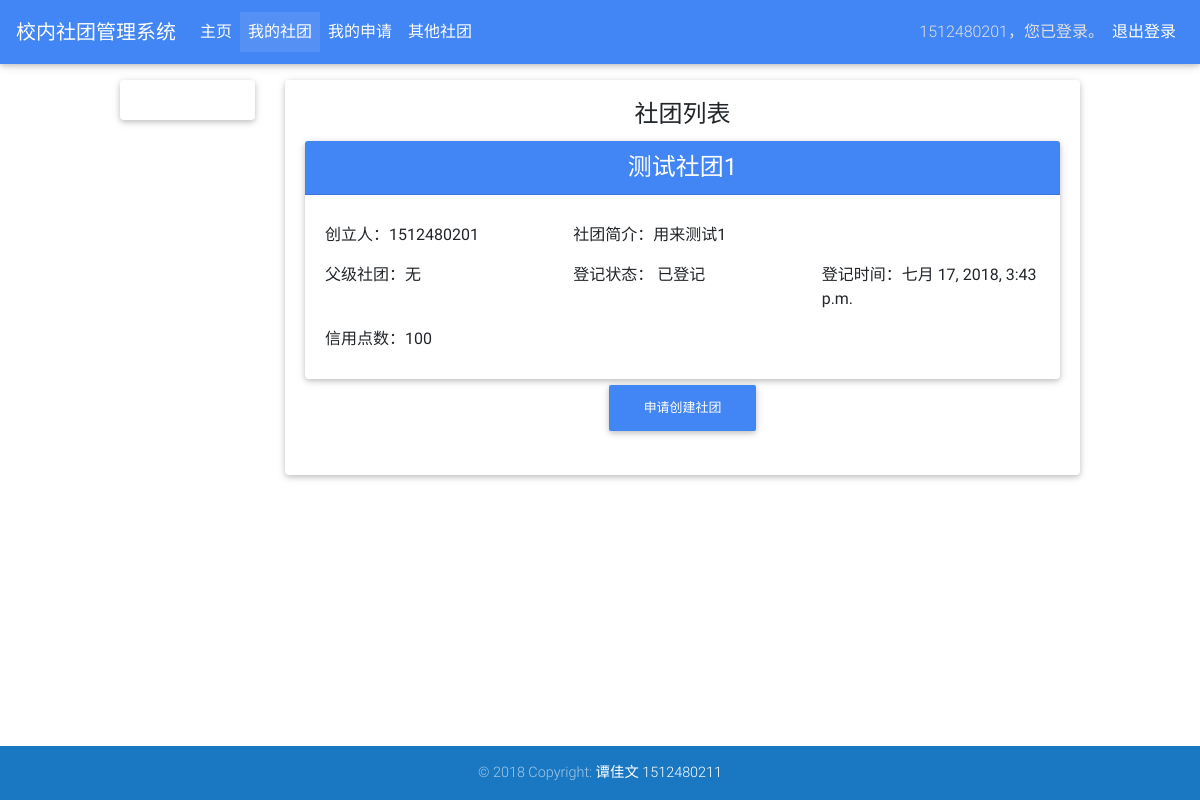
/founder/assoc/list/ (signed in), run on the app's committed database.
### AssocMgnt/models.py (models this page shows, shortened)
class User(AbstractUser):
    ROLE_FOUNDER = 0
    ROLE_STAFF = 1
    ROLE_ADMIN = 2
    ROLES = (
        (ROLE_FOUNDER, '社团创立者'),
        (ROLE_STAFF, '教务员工'),
        (ROLE_ADMIN, '系统管理员')
    )
    uid = models.CharField(max_length=16, null=False, verbose_name='学号/员工号')
    realName = models.CharField(max_length=32, null=True, verbose_name='真实姓名')
    role = models.IntegerField(choices=ROLES, default=0, verbose_name='角色')
    tel = models.CharField(max_length=48, null=True, verbose_name='联系电话')
    createTime = models.DateTimeField(auto_now_add=True, verbose_name='注册时间')
    class Meta:
        verbose_name_plural = verbose_name = '用户'
        db_table = 'user'

class Association(models.Model):
    name = models.TextField(max_length=128, null=False, verbose_name='社团名称')
    founder = models.ForeignKey(User, on_delete=CASCADE, db_column='founder', related_name='founder',
                                verbose_name='创立者')
    introduction = models.TextField(verbose_name='简介', blank=True)
    parent = models.ForeignKey('self', on_delete=DO_NOTHING, db_column='parent_assoc', related_name='parent_assoc',
                               verbose_name='父级社团', blank=True, null=True, default=None)
    created = models.BooleanField(verbose_name='是否已创建', default=False)
    createTime = models.DateTimeField(auto_now_add=True, verbose_name='创建时间', blank=True)
    credit = models.IntegerField(default=100, null=False, verbose_name='信用点数', blank=True)
    deletionMark = models.BooleanField(default=False, verbose_name='解散标记', blank=True)
    deletionReason = models.TextField(null=True, verbose_name='解散原因', blank=True)
    deletionTime = models.DateTimeField(null=True, verbose_name='解散倒计时', blank=True)
    class Meta:
        verbose_name = verbose_name_plural = '社团'
        db_table = 'association'

### AssocMgnt/views/founder_views.py (the view)
def assoc_list(request: WSGIRequest):
    user = request.user
    assoc_list = Association.objects.filter(founder=user, created=True).all()
    button = tAButton(text='申请创建社团', href='/founder/app/assoc/create')
    return render(request, 'founder/assoc_list.html',
                  {'assoc_list': assoc_list,
                   'button': button})

### AssocMgnt/template_models.py (called while the page is built)
def tButton(**kwargs):
    d = {'btn_class': 'btn-primary',
         'text': '按钮标题',
         'data_toggle': '',
         'data_target': '',
         'data_dismiss': 'modal',
         }.copy()
    d.update(kwargs)
    return d

def tAButton(**kwargs):
    d = tButton(**kwargs)
    d.update(tag='a', href='#')
    d.update(**kwargs)
    return d

### AssocMgnt/views/__init__.py (called while the page is built)
@wraps(django_render)
def render(request, template_name, context):
    ctx = default_context(request)
    ctx.update(context)
    return django_render(request, template_name, context=ctx)

def default_context(request: WSGIRequest):
    return {'user': request.user,
            'params': request.content_params}

### templates/founder/assoc_list.html (shortened to what this page needs)
{% extends "level1_founder.html" %}
{% block main %}
  <div class="card-title"><h4>社团列表</h4></div>
  <div class="row">
    {% for assoc in assoc_list %}
      <div class="col-12">
        {% include "models/association.html" with assoc=assoc %}
      </div>
    {% empty %}
      <div class="col-12">
        <p>你还没有创建社团，点击按钮申请创建社团。</p>
      </div>
    {% endfor %}
    <div class="col-12">
      {% include "button_snippet.html" with button=button %}
    </div>
  </div>
{% endblock %}

### templates/level1_founder.html (shortened to what this page needs)
{% extends 'level1.html' %}
{% load static %}
{% block content-left %}
  <div class="card">
    <div class="card-body">
    </div>
  </div>
{% endblock %}
{% block content-right %}
  <div class="card">
    <div class="card-body">
      {% block main %}
      {% endblock %}
    </div>
  </div>
{% endblock %}

### templates/level1.html (shortened to what this page needs)
{% extends 'frame.html' %}
{% load static %}
{% block content %}
  <div class="row">
    <div class="col-2">
      {% block content-left %}{% endblock %}
    </div>
    <div class="col-10">
      {% block content-right %}{% endblock %}
    </div>
  </div>
{% endblock content %}

### templates/frame.html (shortened to what this page needs)
{% extends "base.html" %}
{% load static %}
{% block body %}
  {% include "header_snippet.html" %}
  <main>
    <div class="top-padder"></div>
    <div class="h-wrapper">
      {% block content %}{% endblock content %}
    </div>
    <div class="bottom-padder"></div>
  </main>
  {% include "footer_snippet.html" %}
{% endblock body %}

### templates/base.html (shortened to what this page needs)
<!DOCTYPE html>
<html lang="zh-cn">
{% load static %}
<head>
  {% block head %}
    {% block links %}
      <link rel="stylesheet" href="https://maxcdn.bootstrapcdn.com/font-awesome/4.7.0/css/font-awesome.min.css">
      <link href="{% static 'css/bootstrap.min.css' %}" rel="stylesheet">
      <link href="{% static 'css/mdb.min.css' %}" rel="stylesheet">
      <link href="{% static 'css/style.css' %}" rel="stylesheet">
    {% endblock links %}
  {% endblock head %}
</head>
<body>
{% block body %}{% endblock body %}
</body>
</html>

### templates/header_snippet.html (shortened to what this page needs)
{% block header %}
  <header>
    <nav class="navbar fixed-top navbar-expand-lg navbar-dark primary-color scrolling-navbar">
      <a class="navbar-brand" href="#"><strong>校内社团管理系统</strong></a>
      <div class="collapse navbar-collapse" id="navbarSupportedContent">
        <ul class="navbar-nav mr-auto">
          <li class="nav-item {% if request.path == '/' %}active{% endif %}">
            <a class="nav-link" href="/">主页<span class="sr-only">(当前)</span></a>
          </li>
          {% if not user.is_anonymous %}
            {% if user.role == 0 %}
              <li class="nav-item{% if request.path == '/founder/assoc/list/' %} active{% endif %}">
                <a class="nav-link" href="/founder/assoc/list">我的社团</a>
              </li>
              <li class="nav-item{% if request.path == '/founder/app/list/' %} active{% endif %}">
                <a class="nav-link" href="/founder/app/list">我的申请</a>
              </li>
              <li class="nav-item{% if request.path == '/founder/bulletins/' %} active{% endif %}">
                <a class="nav-link" href="/founder/bulletins">其他社团</a>
              </li>
            {% endif %}
          {% endif %}
        </ul>
        {% if not request.user.is_anonymous %}
          <ul class="navbar-nav mr-0">
            <li class="nav-item mt-2 text-light">
              {{ request.user.uid }}，您已登录。
            </li>
            <li class="nav-item">
              <a href="/logout" class="nav-link font-weight-normal">退出登录</a>
            </li>
          </ul>
        {% endif %}
      </div>
    </nav>
  </header>
{% endblock header %}

### templates/models/association.html (shortened to what this page needs)
<div class="card">
  <h4 class="card-header primary-color white-text">{{ assoc.name|default:'社团名称' }}</h4>
  <div class="card-body">
    <div class="row">
      <div class="col-4 text-left mt-2 mb-2">创立人：{{ assoc.founder.uid|default:'创立人' }}</div>
      <div class="col-8 text-left mt-2 mb-2">社团简介：{{ assoc.introduction|default:'社团简介' }}</div>
      <div class="col-4 text-left mt-2 mb-2">父级社团：{% if assoc.parent is not None %}
        {{ assoc.parent.name|default:'父级社团' }}
      {% else %}无{% endif %}</div>
      <div class="col-4 text-left mt-2 mb-2">登记状态：
        {% if assoc.created|default:False %}已登记{% else %}未登记{% endif %}</div>
      <div class="col-4 text-left mt-2 mb-2">登记时间：{{ assoc.createTime|default:'登记时间' }}</div>
      <div class="col-4 text-left mt-2 mb-2">信用点数：{{ assoc.credit|default:'100' }}</div>
    </div>
  </div>
</div>

### templates/button_snippet.html
{% if button.tag == 'submit' %}
  <button type="submit"
          class="btn {{ button.btn_class|default:"btn-primary" }}"
  >{{ button.text }}</button>
{% elif button.tag == 'a' %}
  <a href="{{ button.href|default:"" }}"
     class="btn {{ button.btn_class|default:"btn-primary" }} btn-rounded mb-4"
     data-toggle="{{ button.data_toggle|default:"" }}"
     data-target="#{{ button.data_target|default:"" }}"
     data-dismiss="{{ button.data_dismiss|default:"" }}"
  >{{ button.text }}</a>
{% else %}
  <button class="btn {{ button.btn_class|default:"btn-primary" }}"
          data-toggle="{{ button.data_toggle|default:"" }}"
          data-target="#{{ button.data_target|default:"" }}"
          data-dismiss="{{ button.data_dismiss|default:"" }}"
  >{{ button.text }}</button>
{% endif %}

### templates/footer_snippet.html
{% block footer %}
  <footer class="page-footer font-small blue fixed-bottom">
    <div class="footer-copyright text-center py-3">© 2018 Copyright:
      <a href="mailto:sonicthedgehog@163.com"> 谭佳文 1512480211</a>
    </div>
  </footer>
{% endblock footer %}

### AssocMgnt/static/css/style.css (style rules this page uses)
main { text-align: center; }
div.h-wrapper { text-align: center; margin-left: 10%; margin-right: 10%; }
.top-padder { min-height: 80px; }
.bottom-padder { min-height: 70px; }

### data on the page
User: user.uid "1512480201"
Association: name "测试社团1", founder.uid "1512480201", introduction "用来测试1", shows "无", created "已登记", createTime "七月 17, 2018, 3:43 p.m.", credit "100"

### other printed values
{{ button.text }} "申请创建社团"
